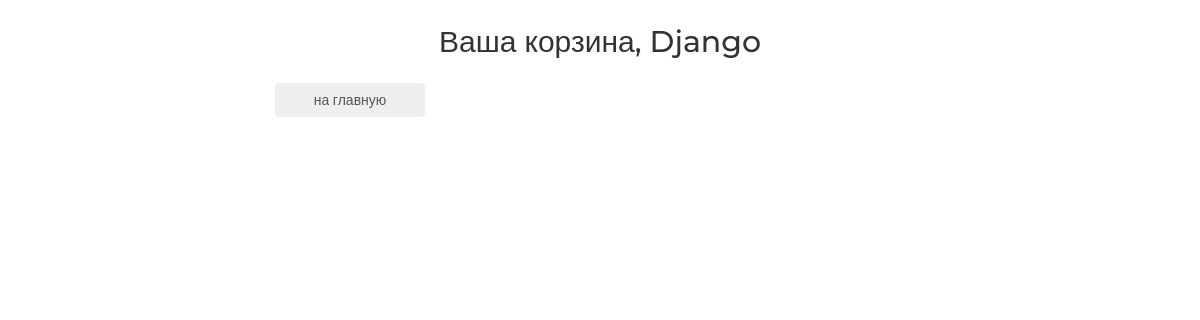
The page /basket/ (signed in) on the database as committed earlier.
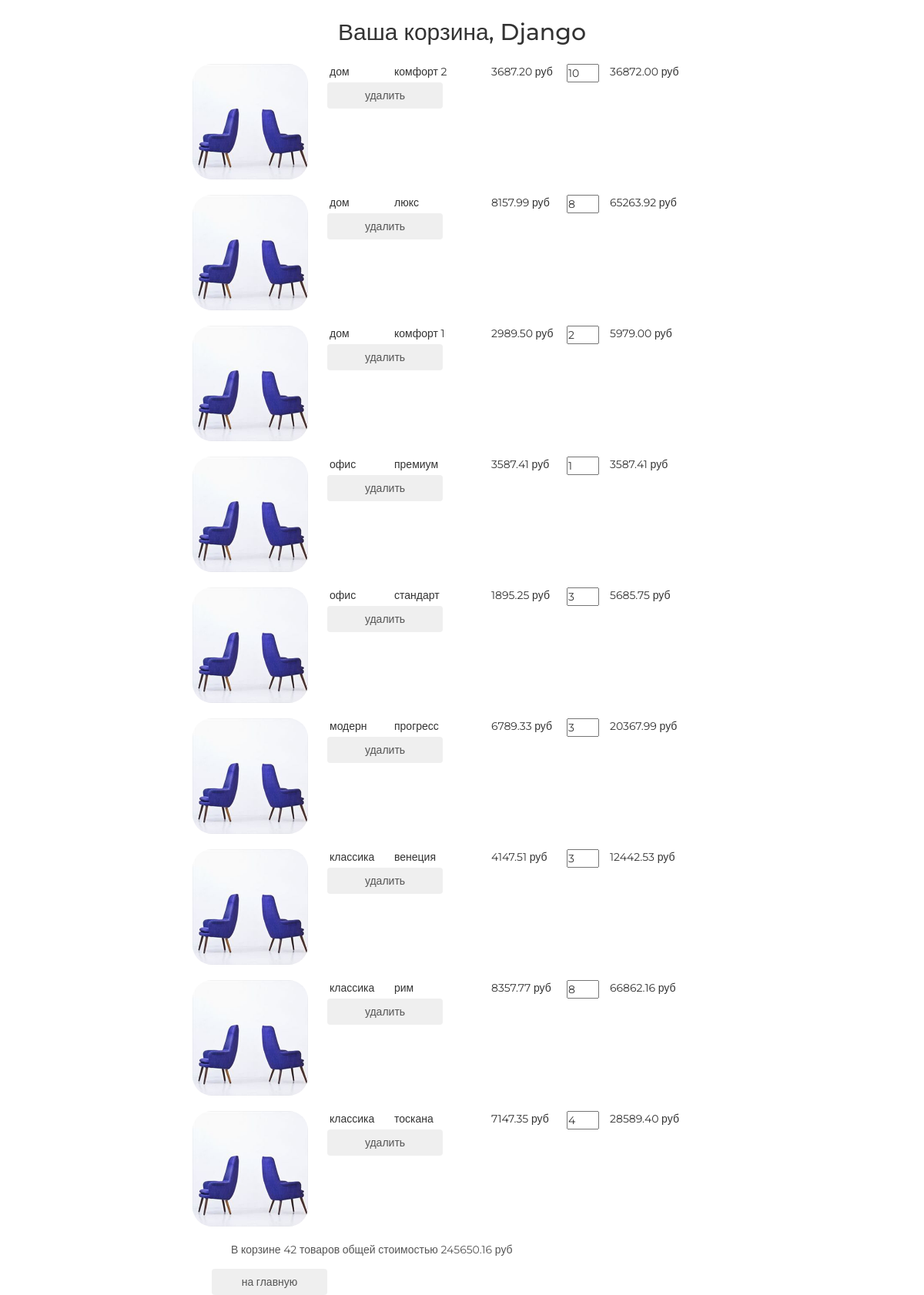
The same page on the database as committed later.
### basketapp/models.py (models this page shows)
class Basket(models.Model):
    user = models.ForeignKey(settings.AUTH_USER_MODEL, on_delete=models.CASCADE, related_name='basket')
    product = models.ForeignKey(Product, on_delete=models.CASCADE)
    quantity = models.PositiveIntegerField(verbose_name='количество', default=0)
    add_datetime = models.DateTimeField(auto_now_add=True, verbose_name='время')
    @property
    def product_cost(self):
        return self.product.price * self.quantity
    @property
    def total_quantity(self):
        _items = Basket.objects.filter(user=self.user)
        _total_quantity = sum(list(map(lambda x: x.quantity, _items)))
        return _total_quantity
    @property
    def total_cost(self):
        _items = Basket.objects.filter(user=self.user)
        _total_cost = sum(list(map(lambda x: x.product_cost, _items)))
        return _total_cost

### mainapp/models.py (models this page shows, shortened)
class Product(models.Model):
    category = models.ForeignKey(ProductCategory, on_delete=models.CASCADE, verbose_name='категория')
    name = models.CharField(max_length=128, verbose_name='название')
    image = models.ImageField(upload_to='products_images', blank=True, verbose_name='картинка')
    short_desc = models.CharField(max_length=120, verbose_name='кратокое описание')
    description = models.TextField(verbose_name='описание', blank=True)
    price = models.DecimalField(max_digits=8, decimal_places=2, default=0, verbose_name='цена')
    quantity = models.SmallIntegerField(default=0, verbose_name='количество на складе')

class ProductCategory(models.Model):
    name = models.CharField(max_length=64, unique=True, verbose_name='имя')
    description = models.TextField(verbose_name='описание')

### authapp/models.py (models this page shows)
class ShopUser(AbstractUser):
    avatar = models.ImageField(upload_to='users_avatars', blank=True, verbose_name='Аватар')
    age = models.PositiveSmallIntegerField(verbose_name='возраст')

### basketapp/views.py (the view)
# urls.py: path("", basketapp.basket, name="view"),
@login_required
def basket(request):
    title = 'корзина'
    basket_items = Basket.objects.filter(user=request.user).order_by('product__category')
    content = {
        'title': title,
        'basket_items': basket_items,
    }
    return render(request, 'basketapp/basket.html', content)

### basketapp/templates/basketapp/basket.html
{% extends 'basketapp/base.html' %}
{% load static %}
{% block content %}
<div class="basket_list">
    {% include 'basketapp/includes/inc_basket_list.html' %}
    <button class="btn btn-round">
        <a href="{% url 'main' %}">на главную</a>
    </button>
</div>
{% endblock %}

### basketapp/templates/basketapp/includes/inc_basket_list.html
{% for item in basket_items %}
<div class="basket_record">
    <img src="/media/{{ item.product.image }}"
         alt="{{ item.product.short_desc }}">
    <span class="category_name">{{ item.product.category.name }}</span>
    <span class="product_name">{{ item.product.name }}</span>
    <span class="product_price">{{ item.product.price }}&nbsp;руб</span>
    <input type="number" name="{{ item.pk }}"
           min="0"
           value="{{ item.quantity }}">
    <span class="product_cost">{{ item.product_cost }}&nbsp;руб</span>
    <button class="btn btn-round">
        <a href="{% url 'basket:delete' item.pk %}" class="">
            удалить
        </a>
    </button>
</div>
{% endfor %}
{% if basket_items %}
<div class="basket_summary">
    В корзине {{ basket_items.0.total_quantity }} товаров общей стоимостью
    {{ basket_items.0.total_cost }} руб
</div>
{% endif %}

Rows that differ between the two databases and show on the page:
added Basket: product.image (picture), product.category.name "дом", product.name "комфорт 2", product.price "3687.20", quantity "10", product_cost "36872.00", user+quantity "42", user+product+quantity "245650.16"
added Basket: product.image (picture), product.category.name "дом", product.name "люкс", product.price "8157.99", quantity "8", product_cost "65263.92"
added Basket: product.image (picture), product.category.name "дом", product.name "комфорт 1", product.price "2989.50", quantity "2", product_cost "5979.00"
added Basket: product.image (picture), product.category.name "офис", product.name "премиум", product.price "3587.41", quantity "1", product_cost "3587.41"
added Basket: product.image (picture), product.category.name "офис", product.name "стандарт", product.price "1895.25", quantity "3", product_cost "5685.75"
added Basket: product.image (picture), product.category.name "модерн", product.name "прогресс", product.price "6789.33", quantity "3", product_cost "20367.99"
added Basket: product.image (picture), product.category.name "классика", product.name "венеция", product.price "4147.51", quantity "3", product_cost "12442.53"
added Basket: product.image (picture), product.category.name "классика", product.name "рим", product.price "8357.77", quantity "8", product_cost "66862.16"
added Basket: product.image (picture), product.category.name "классика", product.name "тоскана", product.price "7147.35", quantity "4", product_cost "28589.40"
Other text that changed with them:
text now shown: "В корзине товаров общей стоимостью руб"
